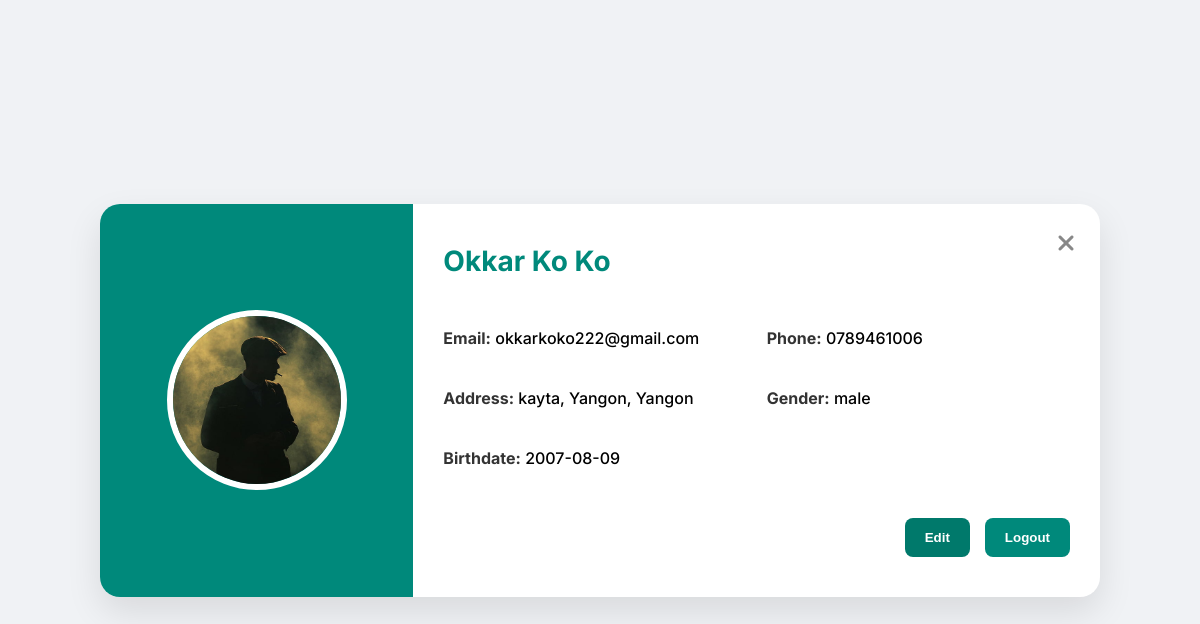
/user_profile.php (signed in), run on the app's committed database.
### tables this page shows
CREATE TABLE `users` (
  `id` int(11) NOT NULL,
  `name` varchar(100) NOT NULL,
  `email` varchar(100) NOT NULL,
  `password` varchar(255) NOT NULL,
  `phone` varchar(20) DEFAULT NULL,
  `address` text DEFAULT NULL,
  `latitude` decimal(10,8) DEFAULT NULL,
  `longitude` decimal(11,8) DEFAULT NULL,
  `gender` enum('male','female','other') DEFAULT NULL,
  `birthdate` date DEFAULT NULL,
  `profile_picture` varchar(255) DEFAULT NULL,
  `role` enum('customer','admin','company') DEFAULT 'customer',
  `created_at` timestamp NOT NULL DEFAULT current_timestamp(),
  `otp` varchar(6) DEFAULT NULL,
  `otp_expires_at` datetime DEFAULT NULL
);

### user_profile.php (the view, shortened to what this page needs)
<?php
require 'dbconnect.php';
$user_id = $_SESSION['user_id'];
$stmt = $pdo->prepare("SELECT name, email, phone, address, gender, birthdate, profile_picture
                       FROM users WHERE id = :id");
$stmt->execute([':id' => $user_id]);
$user = $stmt->fetch(PDO::FETCH_ASSOC);
?>
<!DOCTYPE html>
<html lang="en">
<head>
    <link rel="stylesheet" href="https://cdnjs.cloudflare.com/ajax/libs/font-awesome/6.4.0/css/all.min.css">
</head>
<body>
    <div class="profile-page">
        <div class="profile-card">
            <a href="homepage.php" class="close-btn">
                <i class="fa-solid fa-xmark"></i>
            </a>
            <div class="profile-image">
                <img src="<?= $user['profile_picture'] ?: 'default-profile.png' ?>" alt="Profile Picture">
            </div>
            <div class="profile-details">
                <h2><?= htmlspecialchars($user['name']) ?></h2>
                <div class="profile-info">
                    <p><span>Email:</span> <?= htmlspecialchars($user['email']) ?></p>
                    <p><span>Phone:</span> <?= htmlspecialchars($user['phone']) ?></p>
                    <p><span>Address:</span> <?= htmlspecialchars($user['address']) ?></p>
                    <p><span>Gender:</span> <?= htmlspecialchars($user['gender']) ?></p>
                    <p><span>Birthdate:</span> <?= htmlspecialchars($user['birthdate']) ?></p>
                </div>
                <div class="btn-group">
                    <a href="edit_profile.php"><button class="btn btn-edit">Edit</button></a>
                    <button class="btn btn-logout" onclick="confirmLogout()">Logout</button>
                </div>
            </div>
        </div>
    </div>
</body>
</html>

### user_profile.php (style rules this page uses)
* { box-sizing: border-box; }
body { margin: 0; padding: 0; font-family: 'Inter', sans-serif; background: #f0f2f5; }
.profile-page { display: flex; justify-content: center; align-items: center; min-height: 100vh; padding: 50px 20px; }
.profile-card { background: white; border-radius: 20px; box-shadow: 0 15px 35px rgba(0, 0, 0, 0.1); display: flex; max-width: 1000px; width: 100%; overflow: hidden; position: relative; }
.close-btn { position: absolute; top: 25px; right: 25px; font-size: 1.5em; color: #888; cursor: pointer; transition: color 0.3s ease; text-decoration: none; }
.profile-image { flex: 1; background: #00897b; display: flex; justify-content: center; align-items: center; position: relative; }
.profile-image img { width: 180px; height: 180px; border-radius: 50%; border: 6px solid white; object-fit: cover; }
.profile-details { flex: 2; padding: 40px 30px; display: flex; flex-direction: column; justify-content: space-between; }
.profile-details h2 { margin: 0; font-size: 28px; color: #00897b; }
.btn-group { display: flex; justify-content: flex-end; gap: 15px; margin-top: 40px; }
.btn { padding: 12px 20px; border: none; border-radius: 8px; font-weight: 600; cursor: pointer; transition: all 0.3s ease; }
.btn-edit { background: #00796b; color: white; }
.btn-logout { background: #00897b; color: white; }
.profile-info { margin-top: 40px; display: grid; grid-template-columns: 1fr 1fr; gap: 20px; }
.profile-info p { margin: 10px 0; font-size: 16px; font-weight: 500; }
.profile-info p span { font-weight: 700; color: #333; }

### data on the page
users: profile_picture (picture), name "Okkar Ko Ko", email "okkarkoko222@gmail.com", phone "0789461006", address "kayta, Yangon, Yangon", gender "male", birthdate "2007-08-09"
